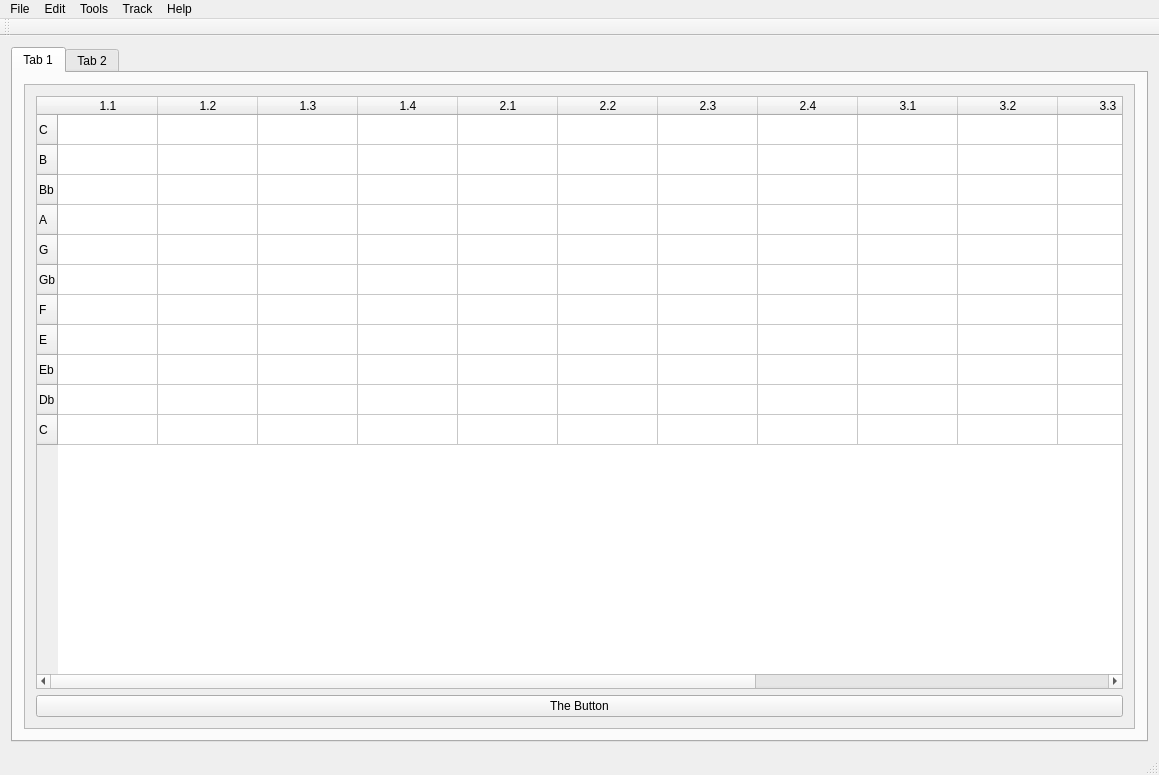
<?xml version="1.0" encoding="UTF-8"?>
<ui version="4.0">
 <class>MainWindow</class>
 <widget class="QMainWindow" name="MainWindow">
  <property name="geometry">
   <rect>
    <x>0</x>
    <y>0</y>
    <width>1159</width>
    <height>775</height>
   </rect>
  </property>
  <property name="windowTitle">
   <string>OpenSymphony</string>
  </property>
  <widget class="QWidget" name="centralWidget">
   <layout class="QVBoxLayout" name="verticalLayout">
    <item>
     <widget class="QTabWidget" name="scoreTabs">
      <property name="currentIndex">
       <number>0</number>
      </property>
      <widget class="QWidget" name="tab">
       <attribute name="title">
        <string>Tab 1</string>
       </attribute>
       <layout class="QVBoxLayout" name="verticalLayout_2">
        <item>
         <widget class="QScrollArea" name="scrollArea">
          <property name="widgetResizable">
           <bool>true</bool>
          </property>
          <widget class="QWidget" name="scrollAreaWidgetContents">
           <property name="geometry">
            <rect>
             <x>0</x>
             <y>0</y>
             <width>1109</width>
             <height>627</height>
            </rect>
           </property>
           <layout class="QVBoxLayout" name="verticalLayout_3">
            <item>
             <widget class="QTableWidget" name="Score_table">
              <row>
               <property name="text">
                <string>C</string>
               </property>
              </row>
              <row>
               <property name="text">
                <string>B</string>
               </property>
              </row>
              <row>
               <property name="text">
                <string>Bb</string>
               </property>
              </row>
              <row>
               <property name="text">
                <string>A</string>
               </property>
              </row>
              <row>
               <property name="text">
                <string>G</string>
               </property>
              </row>
              <row>
               <property name="text">
                <string>Gb</string>
               </property>
              </row>
              <row>
               <property name="text">
                <string>F</string>
               </property>
              </row>
              <row>
               <property name="text">
                <string>E</string>
               </property>
              </row>
              <row>
               <property name="text">
                <string>Eb</string>
               </property>
              </row>
              <row>
               <property name="text">
                <string>Db</string>
               </property>
              </row>
              <row>
               <property name="text">
                <string>C</string>
               </property>
              </row>
              <column>
               <property name="text">
                <string>1.1</string>
               </property>
              </column>
              <column>
               <property name="text">
                <string>1.2</string>
               </property>
              </column>
              <column>
               <property name="text">
                <string>1.3</string>
               </property>
              </column>
              <column>
               <property name="text">
                <string>1.4</string>
               </property>
              </column>
              <column>
               <property name="text">
                <string>2.1</string>
               </property>
              </column>
              <column>
               <property name="text">
                <string>2.2</string>
               </property>
              </column>
              <column>
               <property name="text">
                <string>2.3</string>
               </property>
              </column>
              <column>
               <property name="text">
                <string>2.4</string>
               </property>
              </column>
              <column>
               <property name="text">
                <string>3.1</string>
               </property>
              </column>
              <column>
               <property name="text">
                <string>3.2</string>
               </property>
              </column>
              <column>
               <property name="text">
                <string>3.3</string>
               </property>
              </column>
              <column>
               <property name="text">
                <string>3.4</string>
               </property>
              </column>
              <column>
               <property name="text">
                <string>4.1</string>
               </property>
              </column>
              <column>
               <property name="text">
                <string>4.2</string>
               </property>
              </column>
              <column>
               <property name="text">
                <string>4.4</string>
               </property>
              </column>
             </widget>
            </item>
            <item>
             <widget class="QPushButton" name="testButton">
              <property name="text">
               <string>The Button</string>
              </property>
             </widget>
            </item>
           </layout>
          </widget>
         </widget>
        </item>
       </layout>
      </widget>
      <widget class="QWidget" name="tab_2">
       <attribute name="title">
        <string>Tab 2</string>
       </attribute>
      </widget>
     </widget>
    </item>
   </layout>
  </widget>
  <widget class="QMenuBar" name="menuBar">
   <property name="geometry">
    <rect>
     <x>0</x>
     <y>0</y>
     <width>1159</width>
     <height>25</height>
    </rect>
   </property>
   <widget class="QMenu" name="menuFile">
    <property name="title">
     <string>File</string>
    </property>
    <widget class="QMenu" name="menuImport">
     <property name="title">
      <string>Import...</string>
     </property>
     <addaction name="actionAudio_Clip"/>
     <addaction name="actionSoundFont"/>
     <addaction name="actionMIDI_File"/>
    </widget>
    <addaction name="actionSave_Project"/>
    <addaction name="actionSave_Project_As"/>
    <addaction name="actionExport_to_Audio_File"/>
    <addaction name="menuImport"/>
   </widget>
   <widget class="QMenu" name="menuEdit">
    <property name="title">
     <string>Edit</string>
    </property>
    <addaction name="actionCut"/>
    <addaction name="actionCopy"/>
    <addaction name="actionPaste"/>
    <addaction name="actionDelete"/>
   </widget>
   <widget class="QMenu" name="menuTools">
    <property name="title">
     <string>Tools</string>
    </property>
    <widget class="QMenu" name="menuAdjust_Volume">
     <property name="title">
      <string>Adjust Volume...</string>
     </property>
     <addaction name="actionFor_This_Track"/>
     <addaction name="actionFor_Entire_Song"/>
    </widget>
    <addaction name="actionApply_Effect"/>
    <addaction name="menuAdjust_Volume"/>
    <addaction name="actionShow_hide_Panning"/>
   </widget>
   <widget class="QMenu" name="menuTrack">
    <property name="title">
     <string>Track</string>
    </property>
    <widget class="QMenu" name="menuModify_Track">
     <property name="title">
      <string>Modify Track...</string>
     </property>
     <addaction name="actionSamples"/>
     <addaction name="actionSoundFont_2"/>
     <addaction name="actionMIDI_File_2"/>
    </widget>
    <addaction name="actionNew_Track"/>
    <addaction name="actionRemove_Track"/>
    <addaction name="menuModify_Track"/>
    <addaction name="actionDuplicate_Track"/>
   </widget>
   <widget class="QMenu" name="menuHelp">
    <property name="title">
     <string>Help</string>
    </property>
    <addaction name="actionHow_to_Use_it"/>
   </widget>
   <addaction name="menuFile"/>
   <addaction name="menuEdit"/>
   <addaction name="menuTools"/>
   <addaction name="menuTrack"/>
   <addaction name="menuHelp"/>
  </widget>
  <widget class="QToolBar" name="mainToolBar">
   <attribute name="toolBarArea">
    <enum>TopToolBarArea</enum>
   </attribute>
   <attribute name="toolBarBreak">
    <bool>false</bool>
   </attribute>
  </widget>
  <widget class="QStatusBar" name="statusBar"/>
  <action name="actionSave_Project">
   <property name="text">
    <string>Save Project</string>
   </property>
  </action>
  <action name="actionSave_Project_As">
   <property name="text">
    <string>Save Project As...</string>
   </property>
  </action>
  <action name="actionExport_to_Audio_File">
   <property name="text">
    <string>Export to Audio File</string>
   </property>
  </action>
  <action name="actionAudio_Clip">
   <property name="text">
    <string>Audio Clip</string>
   </property>
  </action>
  <action name="actionSoundFont">
   <property name="text">
    <string>SoundFont</string>
   </property>
  </action>
  <action name="actionMIDI_File">
   <property name="text">
    <string>MIDI File</string>
   </property>
  </action>
  <action name="actionCut">
   <property name="text">
    <string>Cut</string>
   </property>
  </action>
  <action name="actionCopy">
   <property name="text">
    <string>Copy</string>
   </property>
  </action>
  <action name="actionPaste">
   <property name="text">
    <string>Paste</string>
   </property>
  </action>
  <action name="actionDelete">
   <property name="text">
    <string>Delete</string>
   </property>
  </action>
  <action name="actionApply_Effect">
   <property name="text">
    <string>Apply Effect...</string>
   </property>
  </action>
  <action name="actionShow_hide_Panning">
   <property name="text">
    <string>Show/hide Panning</string>
   </property>
  </action>
  <action name="actionFor_This_Track">
   <property name="text">
    <string>For This Track</string>
   </property>
  </action>
  <action name="actionFor_Entire_Song">
   <property name="text">
    <string>For Entire Song</string>
   </property>
  </action>
  <action name="actionNew_Track">
   <property name="text">
    <string>New Track</string>
   </property>
  </action>
  <action name="actionRemove_Track">
   <property name="text">
    <string>Remove Track</string>
   </property>
  </action>
  <action name="actionDuplicate_Track">
   <property name="text">
    <string>Duplicate Track</string>
   </property>
  </action>
  <action name="actionSamples">
   <property name="text">
    <string>Samples</string>
   </property>
  </action>
  <action name="actionSoundFont_2">
   <property name="text">
    <string>SoundFont</string>
   </property>
  </action>
  <action name="actionMIDI_File_2">
   <property name="text">
    <string>MIDI File</string>
   </property>
  </action>
  <action name="actionHow_to_Use_it">
   <property name="text">
    <string>How to Use it</string>
   </property>
  </action>
 </widget>
 <layoutdefault spacing="6" margin="11"/>
 <resources/>
 <connections/>
</ui>
